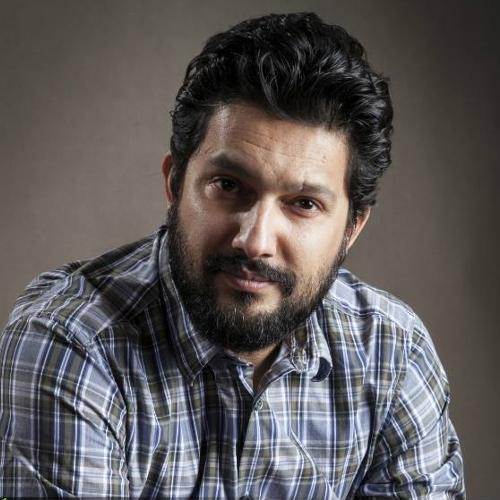
#> input picture model/dataset/hamed_behdad/1hhsl582mpkuh6019o5d-32.jpg, 500 x 500 px, found by its file name
$ jupyter execute --allow-errors iranian_image_classification.ipynb   (shell and % lines are left out)
#> lines starting #> are read from the running program, lines starting #| are printed output that depends on the picture
[cell 1]
import numpy as np
import pywt
import cv2
import matplotlib
from matplotlib import pyplot as plt

[cell 2]
img = cv2.imread('.\\model\\dataset\\hamed_behdad\\1hhsl582mpkuh6019o5d-32.jpg')
#> img is the input picture: shape (500, 500, 3); mean B, G, R 88.7, 88.3, 92.7
img.shape
#> Out = (500, 500, 3)

[cell 3]
plt.imshow(img)

[cell 4]
gray = cv2.cvtColor(img, cv2.COLOR_BGR2GRAY)
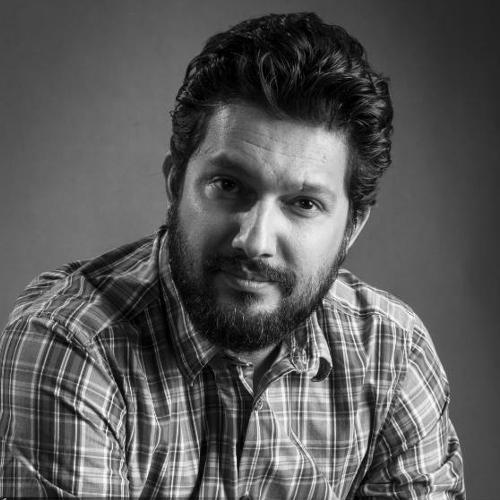
#> gray: shape (500, 500); min 0, max 254, mean 89.7
gray.shape
#> Out = (500, 500)

[cell 5]
plt.imshow(gray, cmap='gray')

[cell 6]
face_cascade = cv2.CascadeClassifier('.\\model\\opencv\\haarcascades\\haarcascade_frontalface_default.xml')
eye_cascade = cv2.CascadeClassifier('.\\model\\opencv\\haarcascades\\haarcascade_eye.xml')

faces = face_cascade.detectMultiScale(gray,1.3,5)
#> faces = [[162, 118, 207, 207]]
faces
#> Out = [[162, 118, 207, 207]]

[cell 7]
(x,y,w,h) = faces[0]
#> x = 162; y = 118; w = 207; h = 207
x,y,w,h
#> Out = (162, 118, 207, 207)

[cell 8]
face_img = cv2.rectangle(img,(x,y),(x+w,y+h),(255,0,0),2)
plt.imshow(face_img)

[cell 9]
cv2.destroyAllWindows()
for (x,y,w,h) in faces:
    face_img = cv2.rectangle(img,(x,y),(x+w,y+h),(255,0,0),2)
    roi_gray = gray[y:y+h, x:x+w]
    roi_color = face_img[y:y+h, x:x+w]
    eyes = eye_cascade.detectMultiScale(roi_gray)
    for (ex,ey,ew,eh) in eyes:
        cv2.rectangle(roi_color,(ex,ey),(ex+ew,ey+eh),(0,255,0),2)
#> this loop made 1 pass
#> (x, y, w, h, eyes) on pass 1: (162, 118, 207, 207, [[115, 59, 52, 52], [28, 38, 59, 59]])
#> pass 1, `roi_gray = gray[y:y+h, x:x+w]`:
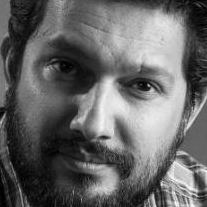
#> roi_gray: shape (207, 207); min 0, max 254, mean 102
#> after the loop:
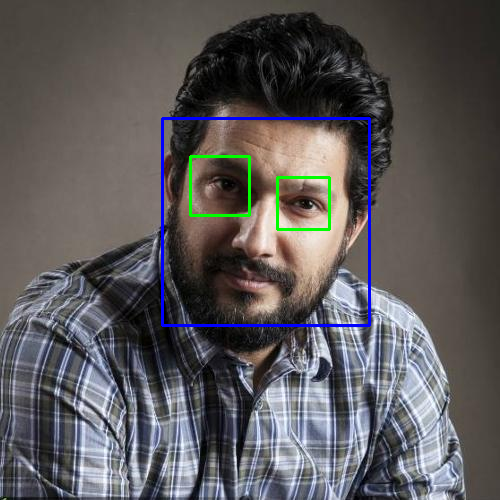
#> img: shape (500, 500, 3); mean B, G, R 89.9, 88.2, 91.1
#> after the loop:
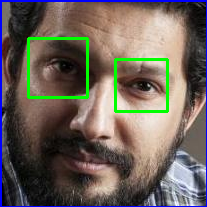
#> roi_color: shape (207, 207, 3); mean B, G, R 91.3, 99.5, 107.6


plt.figure()
plt.imshow(face_img, cmap='gray')
plt.show()

[cell 10]
def get_cropped_image_if_2_eyes(image_path):
    img = cv2.imread(image_path)
    gray = cv2.cvtColor(img, cv2.COLOR_BGR2GRAY)
    faces = face_cascade.detectMultiScale(gray, 1.3, 5)
    for (x,y,w,h) in faces:
            roi_gray = gray[y:y+h, x:x+w]
            roi_color = img[y:y+h, x:x+w]
            eyes = eye_cascade.detectMultiScale(roi_gray)
            try:
                if len(eyes) >= 2:
                    return roi_color
            except:
                return None

[cell 11]
orginal_image = cv2.imread('.\\model\\dataset\\leila_otadi\\1.jpg')
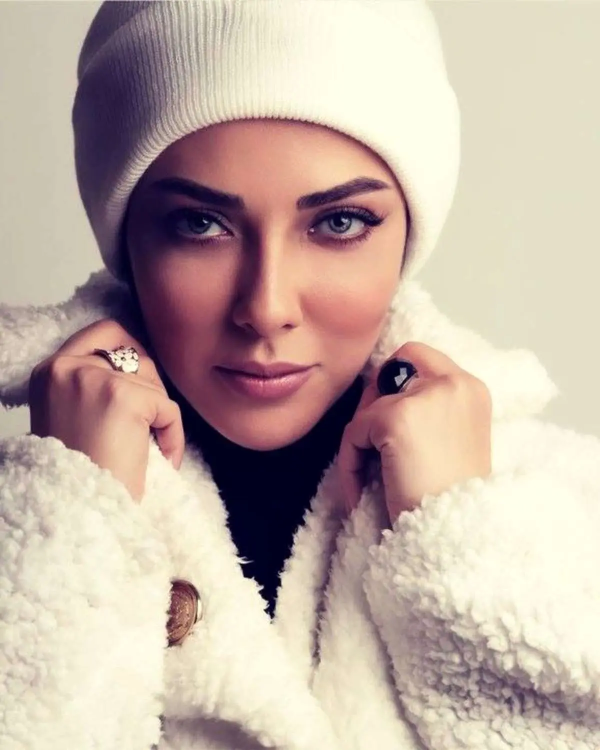
#> input picture model/dataset/leila_otadi/1.jpg, 1200 x 1500 px, found by its file name (shown at 1/2 size)
#> orginal_image is the input picture: shape (1500, 1200, 3); mean B, G, R 164.7, 175.4, 194
plt.imshow(orginal_image)

[cell 12]
cropped_image = get_cropped_image_if_2_eyes('.\\model\\dataset\\leila_otadi\\1.jpg')
#> in get_cropped_image_if_2_eyes, `gray = cv2.cvtColor(img, cv2.COLOR_BGR2GRAY)`:
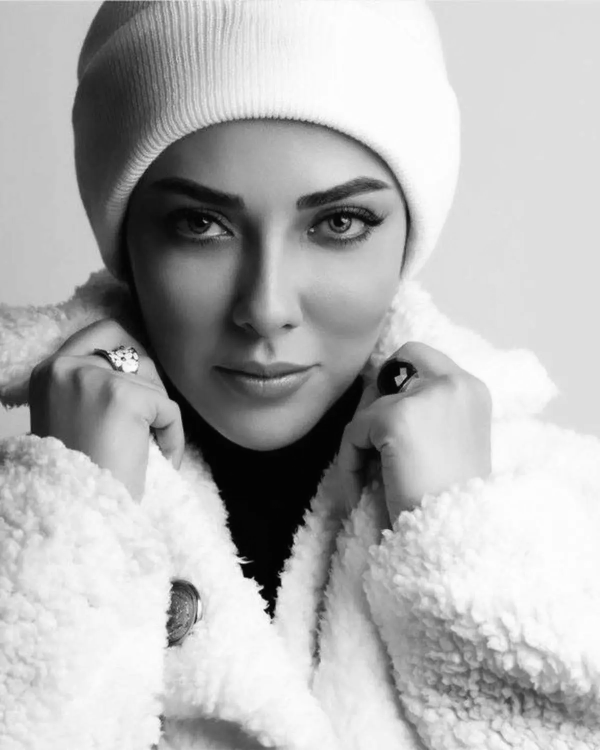
#> gray: shape (1500, 1200) (shown at 1/2 size); min 0, max 254, mean 179.8
#> in get_cropped_image_if_2_eyes, `faces = face_cascade.detectMultiScale(gray, 1.3, 5)`: faces = [[201, 182, 696, 696]]
#> the loop in get_cropped_image_if_2_eyes, `for (x,y,w,h) in faces:` made 1 pass
#> pass 1, in get_cropped_image_if_2_eyes, `roi_gray = gray[y:y+h, x:x+w]`:
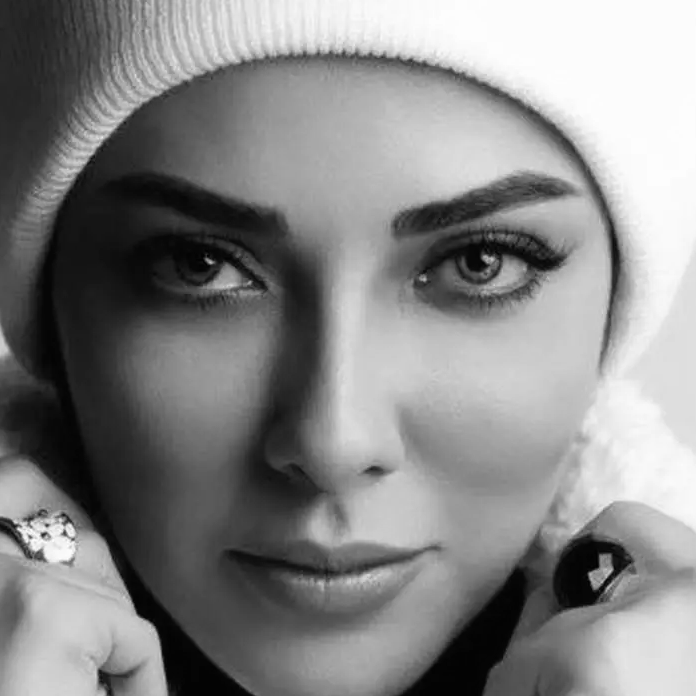
#> roi_gray: shape (696, 696); min 2, max 253, mean 134.5
#> pass 1, in get_cropped_image_if_2_eyes, `roi_color = img[y:y+h, x:x+w]`:
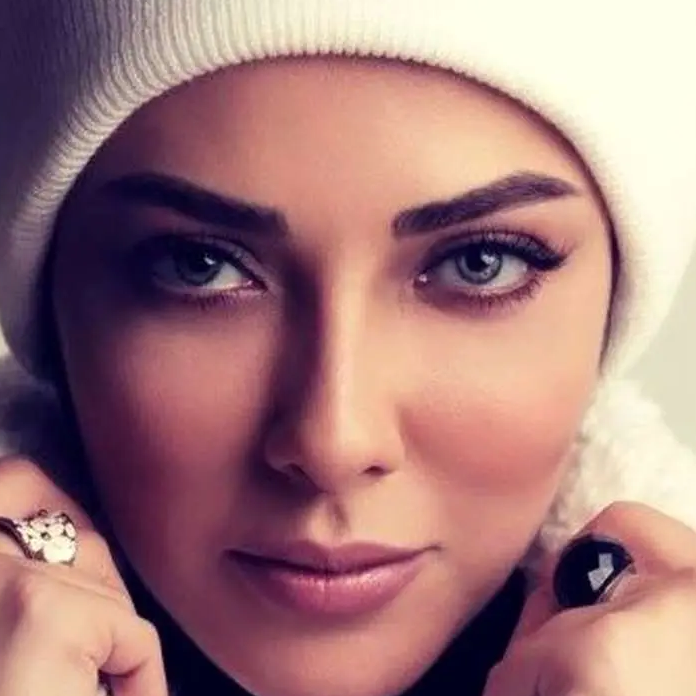
#> roi_color: shape (696, 696, 3); mean B, G, R 123.3, 122.3, 162.7
plt.imshow(cropped_image)

[cell 13]
path_to_data = '.\\model\\dataset'
path_to_cr_data = '.\\model\\dataset\\cropped\\'

[cell 14]
import os
img_dirs = []
for entry in os.scandir(path_to_data):
    if entry.is_dir():
        img_dirs.append(entry.path)
img_dirs

[cell 15]
import shutil
if os.path.exists(path_to_cr_data):
    shutil.rmtree(path_to_cr_data)
os.mkdir(path_to_cr_data)
img_dirs

[cell 16]
cropped_image_dirs = []
celebrity_file_names_dict = {}

for img_dir in img_dirs:
    count = 1
    celebrity_name = img_dir.split("\\")[-1]
    celebrity_file_names_dict[celebrity_name] = []
    for entry in os.scandir(img_dir):
        try:
            roi_color = get_cropped_image_if_2_eyes(entry.path)
        except:
            roi_color= None
        if roi_color is not None:
            cropped_folder = path_to_cr_data + celebrity_name
            if not os.path.exists(cropped_folder):
                os.makedirs(cropped_folder)
                cropped_image_dirs.append(cropped_folder)

            cropped_file_name = celebrity_name + str(count) + '.png'
            cropped_file_path = cropped_folder + '\\' + cropped_file_name

            cv2.imwrite(cropped_file_path, roi_color)
            celebrity_file_names_dict[celebrity_name].append(cropped_file_path)
            count += 1
celebrity_file_names_dict

[cell 17]
def w2d(img, mode='haar', level=1):
#> called with mode = 'db1', level = 5
    imarray = img # datatype conversions
    imarray = cv2.cvtColor(imarray, cv2.COLOR_RGB2GRAY) # convert to gray
    imarray = np.float32(imarray) # convert to float
    imarray /= 255;
    coefs = pywt.wavedec2(imarray, mode, level=level) # compute coefficients
#> coefs = 6 items

    coefs_h = list(coefs)
#> coefs_h = 6 items
    coefs_h[0] *= 0; # process coefficients

    # reconstruction
    imarray_h = pywt.waverec2(coefs_h, mode);
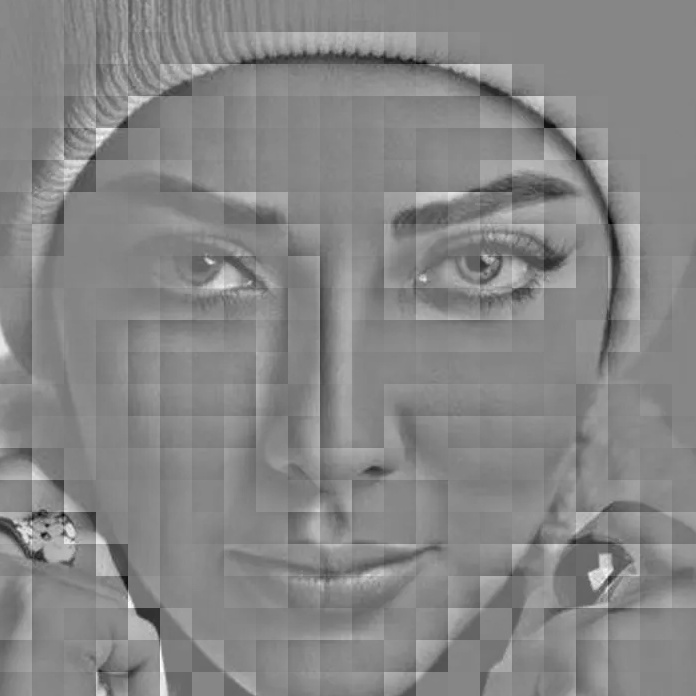
#> imarray_h: shape (696, 696) float32; min -0.684, max 0.616, mean 9.51e-05; drawn with min black and max white
    imarray_h *=255;
    imarray_h = np.uint8(imarray_h)
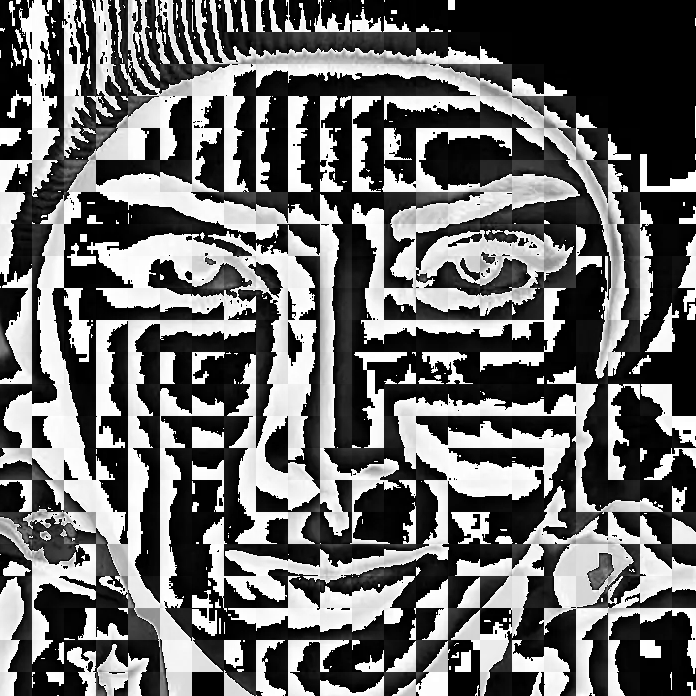
#> imarray_h: shape (696, 696); min 0, max 255, mean 106.1

    return imarray_h

[cell 18]
im_har = w2d(cropped_image,'db1',5)
plt.imshow(im_har, cmap='gray')

[cell 19]
celebrity_file_names_dict = {}
for img_dir in cropped_image_dirs:
    celebrity_name = img_dir.split('\\')[-1]
    file_list = []
    for entry in os.scandir(img_dir):
        file_list.append(entry.path)
    celebrity_file_names_dict[celebrity_name] = file_list
celebrity_file_names_dict

[cell 20]
class_dict = {}
count = 0
for celebrity_name in celebrity_file_names_dict.keys():
    class_dict[celebrity_name] = count
    count = count +1
class_dict
